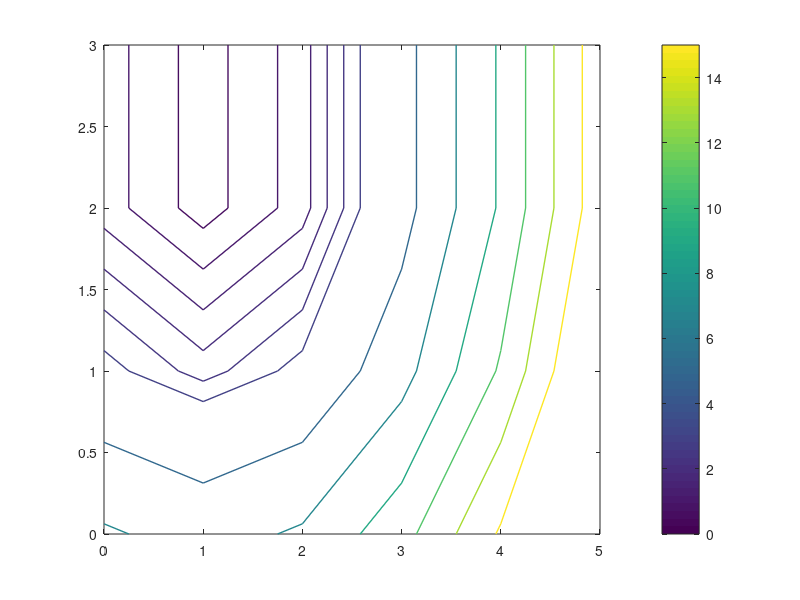

This chart was generated by the following MATLAB code: (Note: this script raises an error after producing the figure.)
clc; clear all;
X1 = 0:1:5;
X2 = 0:1:3;
[x1,x2] = meshgrid(X1,X2);
%defining the problem
q = (x1-1).^2+(x2-2.5).^2;
x1c1 = 2*X2-2;
x1c2 = -2*X2+6;
x1c3 = 2*X2+2;
x1c5 = 0;
x2c5 = 0;

%Making the contour plot with the constraints
v = [0:0.5:3 3:2:15 15:10:100 100:20:200];

contour(x1,x2,q,v, 'linewidth',1);
colorbar

hold on
    fill(x1c1,X2,'b','facealpha',0.2);
    fill(x1c2,X2,'b','facealpha',0.2);
    fill(x1c3,X2,'b','facealpha',0.2);
    axis([0 5 0 3])
hold off

%% sovle the problem

H = [2 0;0 2];
g = [-2;-5];
A = [1 -1 -1 1 0;-2 -2 2 0 1];
b = [-2; -6; -2; 0; 0];

[x,lambda]=EqualityQPSolver(H,g,A,b)

